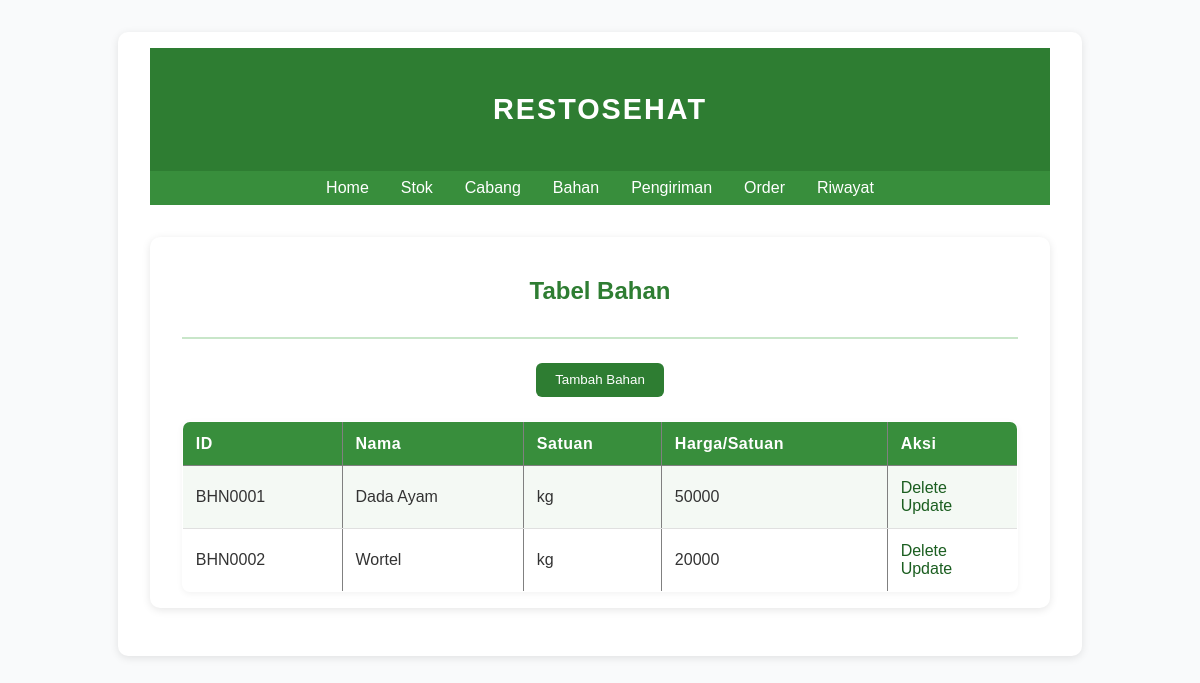
/bahan, run on an earlier commit of the app's database.
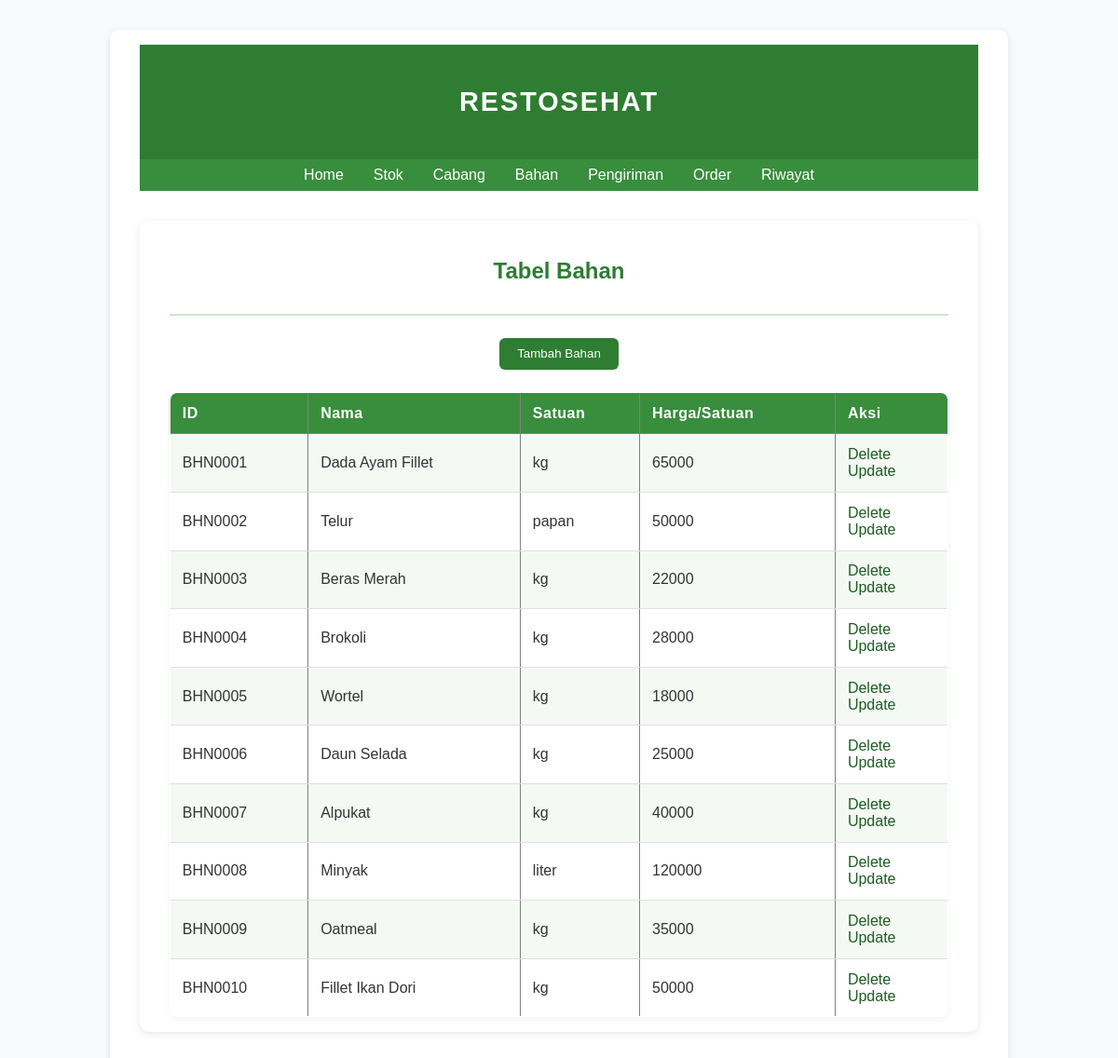
And on a later commit of the database.
### main.py (models this page shows, shortened)
class Bahan(db.Model):
    idPrefix = 'BHN'
    id = db.Column(db.String(5), primary_key=True)
    namaBahan = db.Column(db.String(25), nullable=False)
    satuan = db.Column(db.String(8), nullable=False)
    hargaPerSatuan = db.Column(db.Integer, nullable=False)
    stocks = db.relationship('Stock', backref='bahan', lazy=True, cascade="all, delete-orphan")
    riwayat = db.relationship('Riwayat', backref='bahan', lazy=True)

### main.py (the view)
@app.route("/bahan")
def bahan():
    items = Bahan.query.order_by(Bahan.id).all()
    return render_template('bahan.html', items=items)

### templates/bahan.html (shortened to what this page needs)
{% extends 'base.html' %}
{% block body %}
<div class="content">
    <div class="head-name">
        <p>RESTOSEHAT</p>
    </div>
    <div class="navbar">
        <ul>
            <li><a href="/">Home</a></li>
            <li><a href="/stok">Stok</a></li>
            <li><a href="/cabang">Cabang</a></li>
            <li><a href="/bahan">Bahan</a></li>
            <li><a href="/pengiriman">Pengiriman</a></li>
            <li><a href="/order">Order</a></li>
            <li><a href="/riwayat">Riwayat</a></li>
        </ul>
    </div>
    <div class="content">
        <div class="head-content">
            <p>Tabel Bahan</p>
        </div>
        <div class="main-content">
            <a href="/tambah_bahan"><input type="button" value="Tambah Bahan"></a>
            {% if items|length < 1 %}
            <h4>Kosong</h4>
            {% else %}
            <table border="1" cellspacing="0">
                <tr>
                    <th>ID</th>
                    <th>Nama</th>
                    <th>Satuan</th>
                    <th>Harga/Satuan</th>
                    <th>Aksi</th>
                </tr>
                {% for item in items %}
                <tr>
                    <td>{{ item.id }}</td>
                    <td>{{ item.namaBahan }}</td>
                    <td>{{ item.satuan }}</td>
                    <td>{{ item.hargaPerSatuan }}</td>
                    <td>
                        <a href="/delete_bahan/{{item.id}}">Delete</a>
                        <br>
                        <a href="/update/{{item.id}}">Update</a>
                    </td>
                </tr>
                {% endfor %}
            </table>
            {% endif %}
        </div>
    </div>
</div>
{% endblock %}

### templates/base.html (shortened to what this page needs)
<!DOCTYPE html>
<html lang="en">
    <head>
        <link rel="stylesheet" href="{{ url_for('static', filename='main.css') }}">
    </head>
    <body>
        {% block body %}{% endblock %}
    </body>
</html>

### static/main.css (style rules this page uses)
body { margin: 0; padding: 0; font-family: 'Poppins', sans-serif; background-color: #f9fafb; color: #333; }
.head-name { background-color: #2e7d32; color: white; text-align: center; padding: 1rem 0; font-size: 1.8rem; font-weight: 600; letter-spacing: 2px; }
.navbar { background-color: #388e3c; padding: 0.5rem 0; }
.navbar ul { list-style: none; display: flex; justify-content: center; gap: 2rem; margin: 0; padding: 0; }
.navbar a { text-decoration: none; color: white; font-weight: 500; transition: 0.2s ease-in-out; }
.content { max-width: 900px; margin: 2rem auto; padding: 1rem 2rem; background-color: white; border-radius: 10px; box-shadow: 0 2px 8px rgba(0,0,0,0.1); }
.head-content { text-align: center; font-size: 1.5rem; font-weight: 600; color: #2e7d32; border-bottom: 2px solid #c8e6c9; padding-bottom: 0.5rem; margin-bottom: 1.5rem; }
.main-content { display: flex; flex-direction: column; align-items: center; gap: 1.5rem; }
.main-content input[type="button"] { background-color: #2e7d32; color: white; border: none; padding: 0.6rem 1.2rem; border-radius: 6px; font-weight: 500; cursor: pointer; transition: 0.2s ease-in-out; }
table { width: 100%; border-collapse: collapse; border-radius: 8px; overflow: hidden; box-shadow: 0 2px 6px rgba(0,0,0,0.05); }
th { background-color: #388e3c; color: white; text-align: left; padding: 0.8rem; font-weight: 600; letter-spacing: 0.5px; }
td { padding: 0.8rem; border-bottom: 1px solid #e0e0e0; }
tr:nth-child(even) { background-color: #f4f9f4; }
td a { text-decoration: none; color: #1b5e20; font-weight: 500; transition: color 0.2s ease-in-out; }

What changed in the data, as far as the page shows it:
changed Bahan "BHN0001": namaBahan "Dada Ayam" → "Dada Ayam Fillet"; hargaPerSatuan "50000" → "65000"
changed Bahan "BHN0002": namaBahan "Wortel" → "Telur"; satuan "kg" → "papan"; hargaPerSatuan "20000" → "50000"
added Bahan: id "BHN0003", namaBahan "Beras Merah", satuan "kg", hargaPerSatuan "22000"
added Bahan: id "BHN0004", namaBahan "Brokoli", satuan "kg", hargaPerSatuan "28000"
added Bahan: id "BHN0005", namaBahan "Wortel", satuan "kg", hargaPerSatuan "18000"
added Bahan: id "BHN0006", namaBahan "Daun Selada", satuan "kg", hargaPerSatuan "25000"
added Bahan: id "BHN0007", namaBahan "Alpukat", satuan "kg", hargaPerSatuan "40000"
added Bahan: id "BHN0008", namaBahan "Minyak", satuan "liter", hargaPerSatuan "120000"
added Bahan: id "BHN0009", namaBahan "Oatmeal", satuan "kg", hargaPerSatuan "35000"
added Bahan: id "BHN0010", namaBahan "Fillet Ikan Dori", satuan "kg", hargaPerSatuan "50000"
